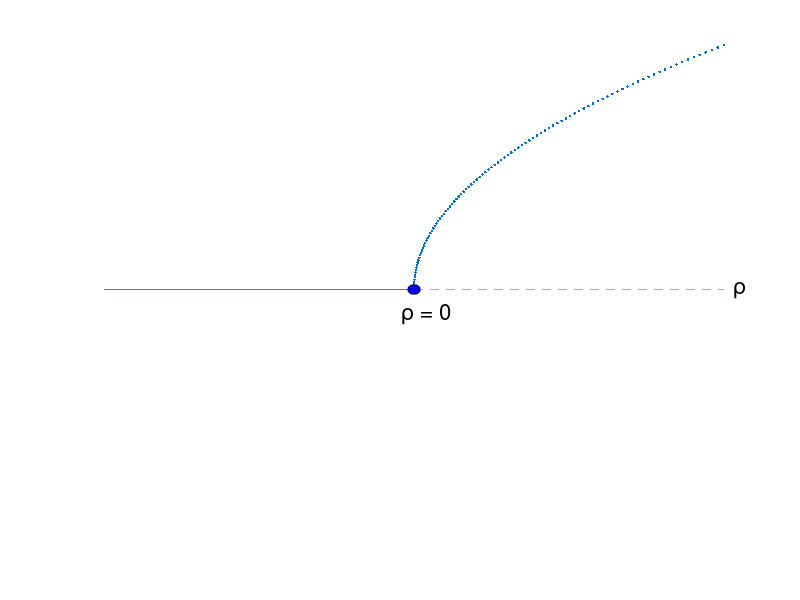

The MATLAB source for this figure:

hold off

  
x = 0 : .01 : 1; 

z = x.^2; 
plot(z,x,'.') 
hold
 
plot([-1 0],[0 0],'-') 
plot([ 0 1],[0 0],'--')

q = 0:.01:2*pi;
r=.02;
xx = r*cos(q);
yy = r*sin(q);
fill(xx,yy,'b')

axis([-1 1 -1 1]) 

xlabel('\rho','FontSize',16)
text(1.03,0,'\rho','FontSize',16)
text(-.04,-0.1,'\rho = 0','FontSize',16)

axis off

print -deps2 Hopfbifa.eps